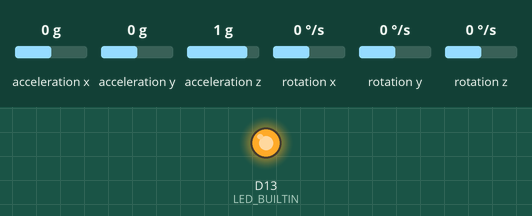
Recording of a sketch running on a simulated Arduino Nano 33 IoT. Parts: output pins drawn as LEDs (lit = HIGH). Inputs (shaded band) come from the test bench; at power-on: acceleration x 0 g, acceleration y 0 g, acceleration z 1 g, rotation x 0 °/s, rotation y 0 °/s, rotation z 0 °/s. Nothing arrives over Bluetooth unless stated; a phone connects over Bluetooth LE 3 s after start; what the sketch prints to the serial monitor is not drawn.

Above: at 0.1 s.
Timing chart, 0 to 1.6 s (numbered marks = the images above):
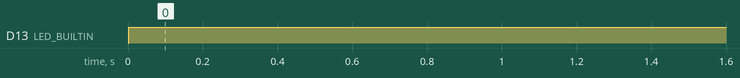

The sketch:

peripheral.ino
```cpp
#include <ArduinoBLE.h>
#include <Arduino_LSM6DS3.h>

#define BLE_UUID_IMU_SERVICE "2711"
#define BLE_UUID_ACCELEROMETER_X "2101"
#define BLE_UUID_ACCELEROMETER_Y "2102"
#define BLE_UUID_ACCELEROMETER_Z "2103"

#define BLE_UUID_GYROSCOPE_X "2104"
#define BLE_UUID_GYROSCOPE_Y "2105"
#define BLE_UUID_GYROSCOPE_Z "2106"

#define BLE_DEVICE_NAME "IMU Data Streamer"
#define BLE_LOCAL_NAME "IMU Data Streamer"

BLEService imuService(BLE_UUID_IMU_SERVICE);

BLEFloatCharacteristic accelerometerCharacteristicX(BLE_UUID_ACCELEROMETER_X, BLERead | BLENotify);
BLEFloatCharacteristic accelerometerCharacteristicY(BLE_UUID_ACCELEROMETER_Y, BLERead | BLENotify);
BLEFloatCharacteristic accelerometerCharacteristicZ(BLE_UUID_ACCELEROMETER_Z, BLERead | BLENotify);
BLEFloatCharacteristic gyroscopeCharacteristicX(BLE_UUID_GYROSCOPE_X, BLERead | BLENotify);
BLEFloatCharacteristic gyroscopeCharacteristicY(BLE_UUID_GYROSCOPE_Y, BLERead | BLENotify);
BLEFloatCharacteristic gyroscopeCharacteristicZ(BLE_UUID_GYROSCOPE_Z, BLERead | BLENotify);

float ax, ay, az, gx, gy, gz;

void setup() {
  pinMode(LED_BUILTIN, OUTPUT);

  // initialize IMU
  if (!IMU.begin()) {
    Serial.println("Failed to initialize IMU!");
    while (1)
      ;
  }

  Serial.print("Accelerometer sample rate = ");
  Serial.print(IMU.accelerationSampleRate());
  Serial.println("Hz");

  // initialize BLE
  if (!BLE.begin()) {
    Serial.println("Starting Bluetooth® Low Energy module failed!");
    while (1)
      ;
  }

  // set advertised local name and service UUID
  BLE.setDeviceName(BLE_DEVICE_NAME);
  BLE.setLocalName(BLE_LOCAL_NAME);
  BLE.setAdvertisedService(imuService);

  imuService.addCharacteristic(accelerometerCharacteristicX);
  imuService.addCharacteristic(accelerometerCharacteristicY);
  imuService.addCharacteristic(accelerometerCharacteristicZ);
  imuService.addCharacteristic(gyroscopeCharacteristicX);
  imuService.addCharacteristic(gyroscopeCharacteristicY);
  imuService.addCharacteristic(gyroscopeCharacteristicZ);

  BLE.addService(imuService);

  accelerometerCharacteristicX.writeValue(0);
  accelerometerCharacteristicY.writeValue(0);
  accelerometerCharacteristicZ.writeValue(0);
  gyroscopeCharacteristicX.writeValue(0);
  gyroscopeCharacteristicY.writeValue(0);
  gyroscopeCharacteristicZ.writeValue(0);

  // start advertising
  BLE.advertise();

  Serial.println("BLE Accelerometer Peripheral");
}

void loop() {
  BLEDevice central = BLE.central();

  if (IMU.accelerationAvailable()) {
    digitalWrite(LED_BUILTIN, HIGH);
    IMU.readAcceleration(ax, ay, az);

    accelerometerCharacteristicX.writeValue(ax);
    accelerometerCharacteristicY.writeValue(ay);
    accelerometerCharacteristicZ.writeValue(az);
  } else {
    digitalWrite(LED_BUILTIN, LOW);
  }

  if (IMU.gyroscopeAvailable()) {
    digitalWrite(LED_BUILTIN, HIGH);
    IMU.readGyroscope(gx, gy, gz);

    gyroscopeCharacteristicX.writeValue(gx);
    gyroscopeCharacteristicY.writeValue(gy);
    gyroscopeCharacteristicZ.writeValue(gz);
  } else {
    digitalWrite(LED_BUILTIN, LOW);
  }
}
```

Measured:
- by itself, D13 (LED_BUILTIN): LOW → HIGH at 0.00 s
